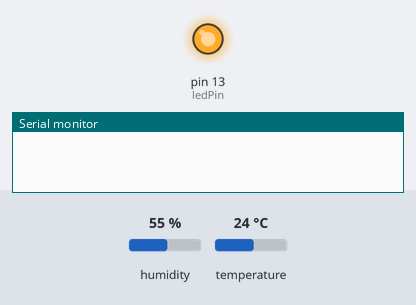
Bench run of a sketch on a simulated Arduino Uno, built with avr-gcc and run on an emulated ATmega328P. Shown: output pins drawn as LEDs (lit = HIGH), the last lines printed to the serial monitor. Inputs (shaded band) come from the test bench; at power-on: humidity 55 %, temperature 24 °C.

Above: at 1.2 s.
At 10.0 s:
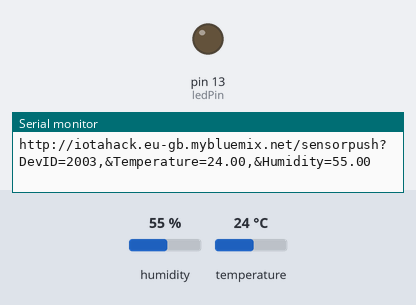
Timing chart, 0 to 22.8 s (numbered marks = the images above):
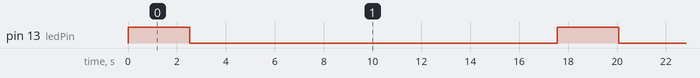

The sketch:

tempandhum.ino
```cpp
#include <SoftwareSerial.h>

#include "DHT.h"
#define DHTTYPE DHT11

#define DHTPIN 2
#define ledPin 13

String DevID ="2003";

DHT dht(DHTPIN, DHTTYPE);
float Humd;
float TempC;
float hic;
void setup()
{
  pinMode(ledPin, OUTPUT);
  Serial.begin(9600);
  dht.begin();
}

void loop()
{
  digitalWrite(ledPin, HIGH);
  delay(2500);
  Humd = dht.readHumidity();
  // Read temperature as Celsius (the default)
  TempC = dht.readTemperature();
  if (isnan(Humd) || isnan(TempC))
  {
    Serial.println("ERROR");
    while(1);
  }

  // Compute heat index in Celsius (isFahreheit = false)
  hic = dht.computeHeatIndex(TempC, Humd, false);
  SendSerial();
  digitalWrite(ledPin, LOW);
}

void SendSerial(void)
{
      digitalWrite(ledPin, LOW);//http://iotahack.eu-gb.mybluemix.net/sensorpush?di=3232&tp=21&hu=43&wa=3.4

    // prepare GET string
    String getStr = "http://iotahack.eu-gb.mybluemix.net/sensorpush?";
    getStr +="DevID=";
    getStr += String(DevID);
    getStr +=",&Temperature=";
    getStr += String(TempC);
    getStr +=",&Humidity=";
    getStr += String(Humd);
 //   getStr += "\r\n\r\n";
    Serial.println(getStr);
   delay(15000);
}
```

Measured:
- by itself, pin 13 (ledPin): alternates HIGH for 2.5 s and LOW for 15.0 s
